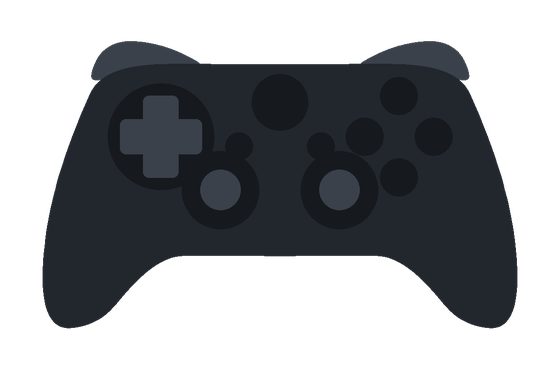
#> input picture web/animacion-cuerpo.png, 560 x 371 px
$ python -i animacion.py   (imports and definitions only)
#> lines starting #> are read from the running program, lines starting #| are printed output that depends on the picture
#> further down, picture is the input picture: PIL image 560x371 RGBA; mean R, G, B, A 16.4, 18.8, 22.1, 119.1
"""Animación de arranque en la PC: «tu celular ahora es tu control».

Tres planos en una sola animación, sobre un fondo negro en el centro de la pantalla:
  1. Un celular parado, con la pantalla apagada.
  2. Gira (limpio, sin saltos) hasta quedar acostado.
  3. Se prende la pantalla y aparece el control de neón: el celular ahora es tu control.

Sale solo cuando el programa se abre de cero (no al arrancar oculto con Windows, ni si ya estaba abierto, ni al
volver de minimizado). Dura ~3,4 s y corre en su propio hilo mientras el programa arranca: no agrega espera. Al
terminar, si el programa ya arrancó, se abre su ventana (panel.py).

Ventana "layered" de Windows (transparencia por píxel, no se puede tocar ni toma el foco), con ctypes: sin
librerías nuevas. El celular se dibuja acá; el control sale de web/animacion-cuerpo.png y web/animacion-neon.png
(las genera herramientas/iconos.py). CONTROL_SIN_ANIMACION=1 la apaga.
"""

import ctypes
import os
import socket
import sys
import threading
import time
from ctypes import wintypes

DURACION = 3.4  # segundos
FPS = 45
ANCHO, ALTO = 640, 440  # el fondo negro (a escala 100 %; con la pantalla escalada se dibuja más grande)
listo = threading.Event()      # el programa arrancó y va a abrir su ventana (lo marca server.py)
terminada = threading.Event()  # la animación terminó (o no hubo): ya se puede abrir la ventana
# [1 line not run here, left out]

CELESTE = (40, 175, 255)
VERDE = (60, 240, 125)


def _suave(x: float) -> float:
    x = min(max(x, 0.0), 1.0)
    return x * x * (3 - 2 * x)


def _entre(t: float, desde: float, hasta: float) -> float:
    return _suave((t - desde) / (hasta - desde))


def giro(t: float) -> float:
    """Plano 1 → 2: 0 = parado, 1 = acostado."""
    return _entre(t, .55, 1.35)


def pantalla(t: float) -> float:
    """Plano 3: cuánto está prendida la pantalla (0 a 1)."""
    return _entre(t, 1.45, 1.7)


# [9 lines left out: function brillo, not called in this run]


def opacidad(t: float) -> int:
    """Opacidad de toda la ventana: aparece al principio y se desvanece al final."""
    return round(255 * _entre(t, 0, .3) * (1 - _entre(t, 2.95, DURACION)))


class Cuadros:
    """Arma cada cuadro con Pillow. Lo pesado (dibujar el celular, los brillos) se prepara una sola vez."""

    # [92 lines left out: functions __init__, _degradado, _celular, not called in this run]

    @staticmethod
    def _escala(mascara, k: float):
        return mascara.point([min(255, int(v * k)) for v in range(256)])

    # [59 lines left out: functions _pantalla_prendida, cuadro, debe_mostrarse, not called in this run]


# ---------------------------------------------------------------- Windows

class _BITMAPINFOHEADER(ctypes.Structure):
    _fields_ = [("biSize", wintypes.DWORD), ("biWidth", wintypes.LONG), ("biHeight", wintypes.LONG),
                ("biPlanes", wintypes.WORD), ("biBitCount", wintypes.WORD), ("biCompression", wintypes.DWORD),
                ("biSizeImage", wintypes.DWORD), ("biXPelsPerMeter", wintypes.LONG),
                ("biYPelsPerMeter", wintypes.LONG), ("biClrUsed", wintypes.DWORD), ("biClrImportant", wintypes.DWORD)]


class _BITMAPINFO(ctypes.Structure):
    _fields_ = [("bmiHeader", _BITMAPINFOHEADER), ("bmiColors", wintypes.DWORD * 3)]


class _BLENDFUNCTION(ctypes.Structure):
    _fields_ = [("BlendOp", ctypes.c_ubyte), ("BlendFlags", ctypes.c_ubyte),
                ("SourceConstantAlpha", ctypes.c_ubyte), ("AlphaFormat", ctypes.c_ubyte)]


# [1 line that did not run here, left out]


# [5 lines that did not run here, left out]


# [38 lines left out: function _win32, not called in this run]


def _bgra_premultiplicado(img) -> bytes:
    from PIL import Image
    r, g, b, a = img.convert("RGBa").split()  # "RGBa" = colores ya multiplicados por la transparencia
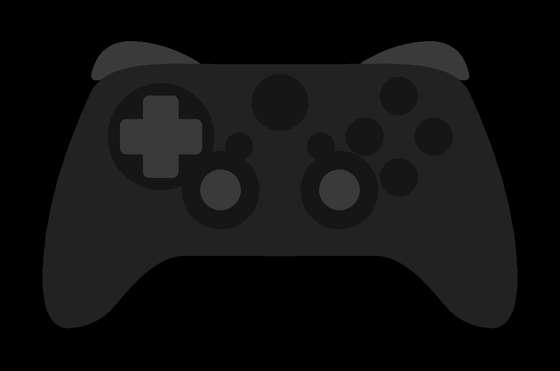
#> r: PIL image 560x371 L; min 0, max 65, mean 16.1
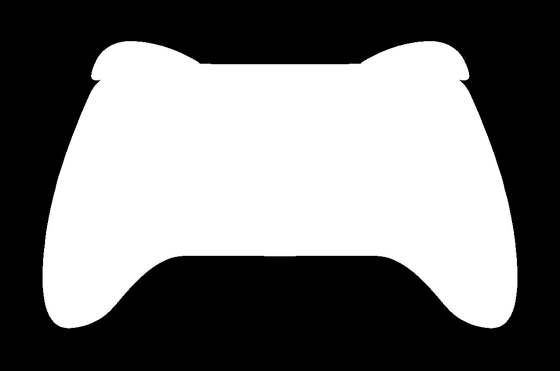
#> a: PIL image 560x371 L; min 0, max 255, mean 119.1
    return Image.merge("RGBA", (b, g, r, a)).tobytes()


# [106 lines left out: functions reproducir, _mostrar_consola, _escala_de_pantalla, _correr, empezar, not called in this run]

>>> from PIL import Image
>>> picture = Image.open('web/animacion-cuerpo.png')
>>> result = _bgra_premultiplicado(picture)
